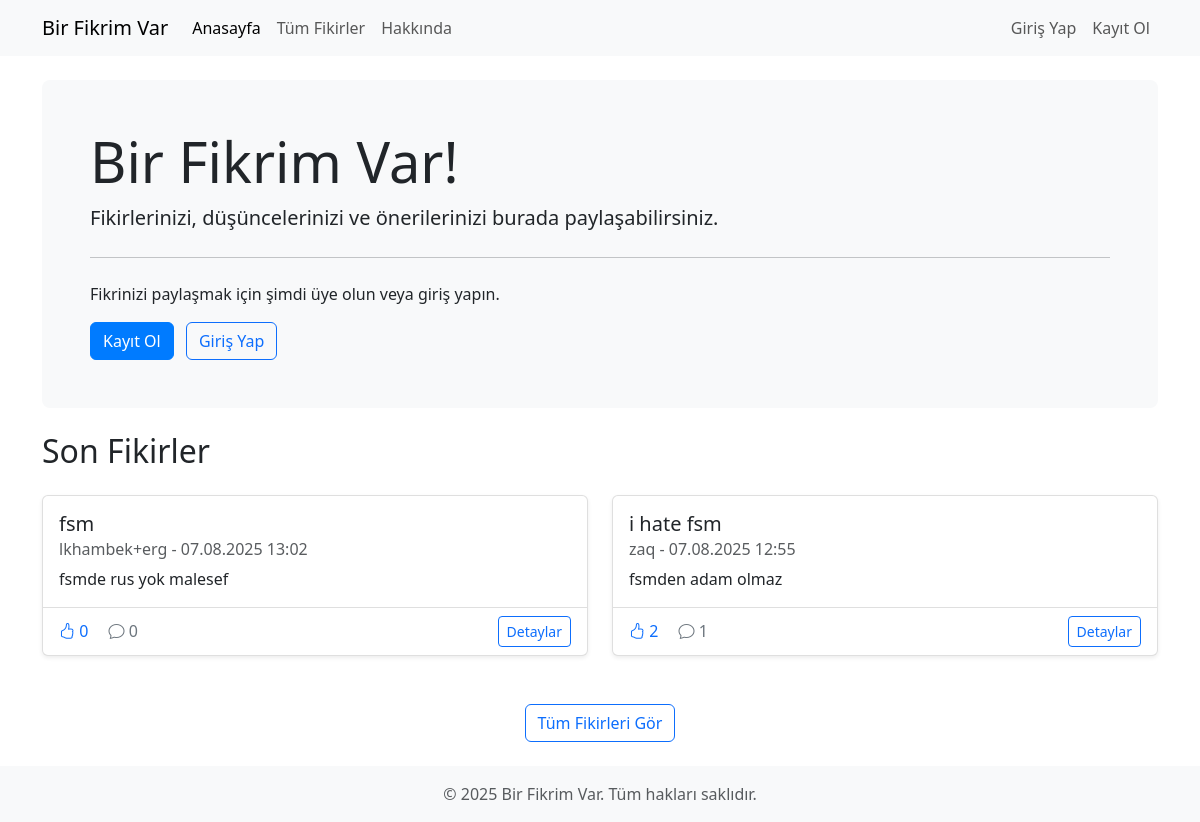
Before: / with the older database file.
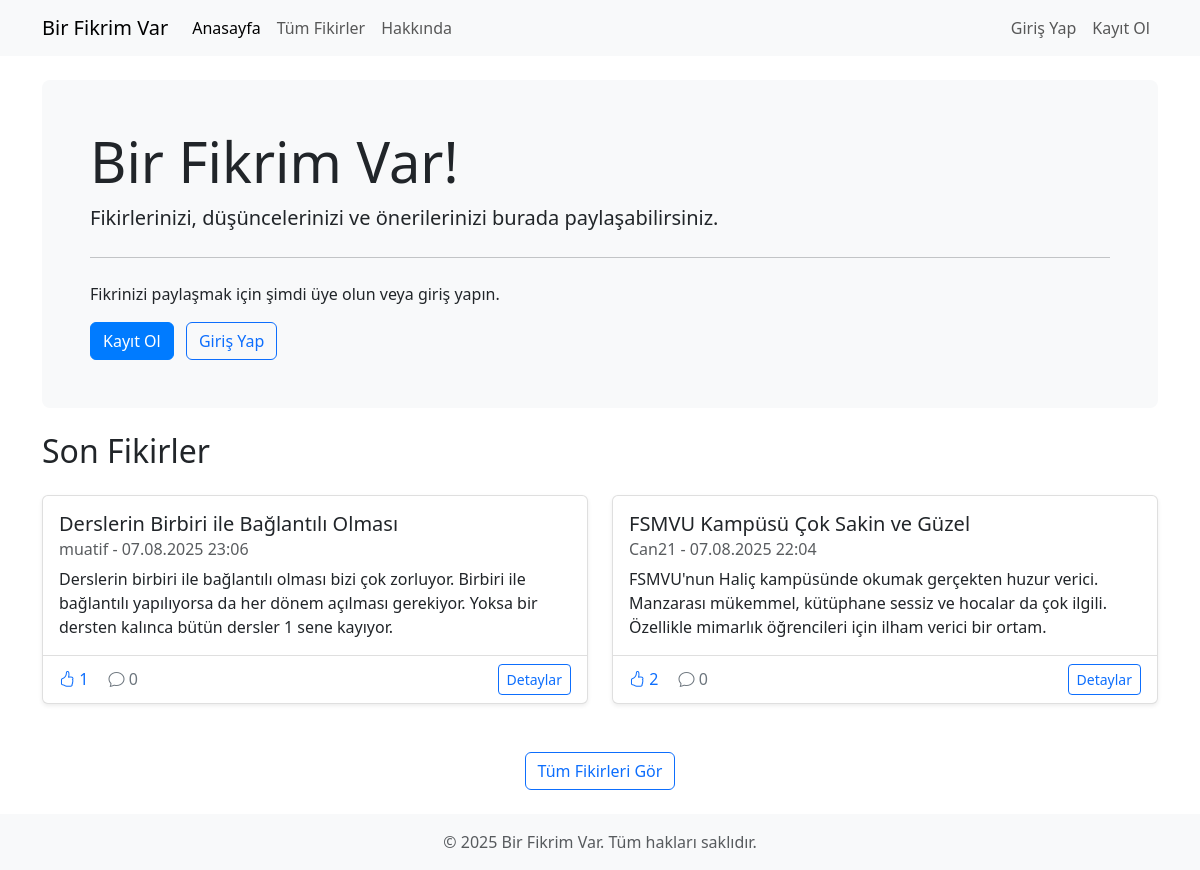
After: the same page with the newer database file.
### posts/models.py (models this page shows, shortened)
class Post(models.Model):
    user = models.ForeignKey(
        settings.AUTH_USER_MODEL,
        on_delete=models.CASCADE,
        related_name='posts'
    )
    title = models.CharField(max_length=200)
    content = models.TextField()
    created_at = models.DateTimeField(auto_now_add=True)
    updated_at = models.DateTimeField(auto_now=True)
    class Meta:
        ordering = ['-created_at']
    @property
    def like_count(self):
        return self.likes.count()
    @property
    def comment_count(self):
        return self.comments.count()

### accounts/models.py (models this page shows, shortened)
class User(AbstractUser):
    email = models.EmailField(_('email address'), unique=True)
    date_joined = models.DateTimeField(_('date joined'), auto_now_add=True)
    class Meta:
        verbose_name = _('user')
        verbose_name_plural = _('users')

### core/views.py (the view)
# urls.py: path('', views.home, name='home'),
def home(request):
    posts = Post.objects.all()[:10]  # Get the 10 most recent posts
    return render(request, 'core/home.html', {'posts': posts})

### templates/core/home.html (shortened to what this page needs)
{% extends 'base.html' %}
{% load static %}
{% block content %}
<div class="row">
    <div class="col-md-12">
        <div class="jumbotron p-5 mb-4 bg-light rounded-3">
            <h1 class="display-4">Bir Fikrim Var!</h1>
            <p class="lead">Fikirlerinizi, düşüncelerinizi ve önerilerinizi burada paylaşabilirsiniz.</p>
            <hr class="my-4">
            <p>Fikrinizi paylaşmak için şimdi üye olun veya giriş yapın.</p>
            {% if not user.is_authenticated %}
            <div class="mt-3">
                <a href="{% url 'register' %}" class="btn btn-primary me-2">Kayıt Ol</a>
                <a href="{% url 'login' %}" class="btn btn-outline-primary">Giriş Yap</a>
            </div>
            {% else %}
            <div class="mt-3">
                <a href="{% url 'post_create' %}" class="btn btn-primary">Fikir Paylaş</a>
            </div>
            {% endif %}
        </div>
    </div>
</div>
<div class="row">
    <div class="col-md-12">
        <h2 class="mb-4">Son Fikirler</h2>
        {% if posts %}
            <div class="row">
                {% for post in posts %}
                    <div class="col-md-6 mb-4">
                        <div class="card h-100">
                            <div class="card-body">
                                <h5 class="card-title">{{ post.title }}</h5>
                                <h6 class="card-subtitle mb-2 text-muted">{{ post.user.username }} - {{ post.created_at|date:"d.m.Y H:i" }}</h6>
                                <p class="card-text">{{ post.content|truncatewords:30 }}</p>
                            </div>
                            <div class="card-footer bg-transparent">
                                <div class="d-flex justify-content-between align-items-center">
                                    <div>
                                        <span class="text-primary">
                                            <i class="bi bi-hand-thumbs-up"></i> {{ post.like_count }}
                                        </span>
                                        <span class="text-secondary ms-3">
                                            <i class="bi bi-chat"></i> {{ post.comment_count }}
                                        </span>
                                    </div>
                                    <a href="{% url 'post_detail' post.pk %}" class="btn btn-sm btn-outline-primary">Detaylar</a>
                                </div>
                            </div>
                        </div>
                    </div>
                {% endfor %}
            </div>
            <div class="text-center mt-4">
                <a href="{% url 'post_list' %}" class="btn btn-outline-primary">Tüm Fikirleri Gör</a>
            </div>
        {% else %}
            <div class="alert alert-info">
                <p>Henüz hiç fikir paylaşılmamış. İlk fikri siz paylaşın!</p>
            </div>
        {% endif %}
    </div>
</div>
{% endblock %}

Changed rows visible on the page:
removed Post: title "fsm", user.username "lkhambek+erg", created_at "07.08.2025 13:02", content "fsmde rus yok malesef", like_count "0", comment_count "0"
removed Post: title "i hate fsm", user.username "zaq", created_at "07.08.2025 12:55", content "fsmden adam olmaz", like_count "2", comment_count "1"
added Post: title "Derslerin Birbiri ile Bağlantılı Olması", user.username "muatif", created_at "07.08.2025 23:06", content "Derslerin birbiri ile bağlantılı olması bizi çok zorluyor. Birbiri ile bağlantılı yapılıyorsa da her dönem açılması gerekiyor. Yoksa bir dersten kalınca bütün dersler 1 sene kayıyor.", like_count "1", comment_count "0"
added Post: title "FSMVU Kampüsü Çok Sakin ve Güzel", user.username "Can21", created_at "07.08.2025 22:04", content "FSMVU'nun Haliç kampüsünde okumak gerçekten huzur verici. Manzarası mükemmel, kütüphane sessiz ve hocalar da çok ilgili. Özellikle mimarlık öğrencileri için ilham verici bir ortam.", like_count "2", comment_count "0"
